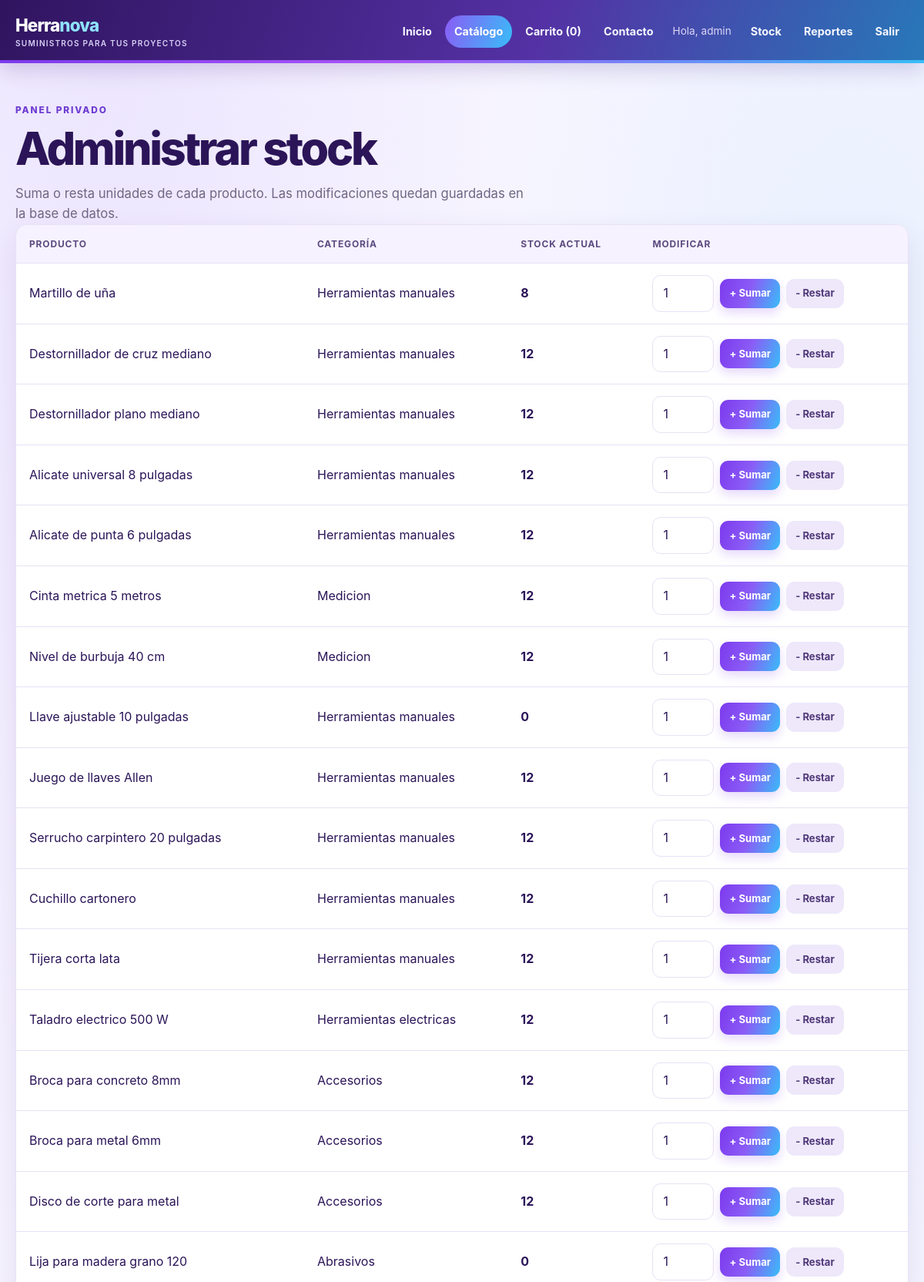
/administrar-stock/ (signed in, upper part), run on the app's committed database.
### catalogo/models.py (models this page shows, shortened)
class Producto(models.Model):
    nombre = models.CharField(max_length=100)
    descripcion = models.TextField()
    categoria = models.ForeignKey(Categoria, on_delete=models.PROTECT, related_name='productos')
    precio_clp = models.PositiveIntegerField()
    imagen_url = models.URLField(max_length=1000, blank=True)
    class Meta:
        ordering = ('nombre',)

class Categoria(models.Model):
    nombre = models.CharField(max_length=50, unique=True)
    class Meta:
        ordering = ('nombre',)

### catalogo/views.py (the view, shortened to what this page needs)
# urls.py: path('administrar-stock/', views.administrar_stock, name='administrar_stock'),
@user_passes_test(es_administrador)
def administrar_stock(request):
    return render(
        request,
        'catalogo/administrar_stock.html',
        {'productos': _cargar_productos()},
    )

### catalogo/context_processors.py (called while the page is built)
def total_items_carrito(request):
    carrito = request.session.get('carrito', {})
    return {
        'total_items_carrito': sum(
            int(cantidad) for cantidad in carrito.values()
        ),
    }

### catalogo/views.py (called while the page is built)
def _formatear_clp(valor):
    return f"${int(valor):,}".replace(',', '.')

def _datos_producto(producto, stock):
    return {
        'id': producto.pk,
        'nombre': producto.nombre,
        'descripcion': producto.descripcion,
        'categoria': producto.categoria.nombre,
        'precio_clp': producto.precio_clp,
        'precio_formateado': _formatear_clp(producto.precio_clp),
        'imagen_url': producto.imagen_url,
        'stock': stock,
        'disponible': stock > 0,
    }

def _cargar_productos():
    productos = list(
        Producto.objects.select_related('categoria').order_by('pk')
    )
    stocks = StockProducto.objects.in_bulk(
        [producto.pk for producto in productos],
        field_name='producto_id',
    )
    datos = []
    for producto in productos:
        stock = stocks.get(producto.pk)
        if stock is None:
            stock, _ = StockProducto.objects.get_or_create(
                producto_id=producto.pk,
                defaults={'stock': 0},
            )
        datos.append(_datos_producto(producto, stock.stock))
    return datos

def es_administrador(usuario):
    return usuario.is_authenticated and usuario.is_staff

### catalogo/templates/catalogo/administrar_stock.html (shortened to what this page needs)
{% extends 'catalogo/base.html' %}
{% block content %}
    <p class="eyebrow">Panel privado</p>
    <h1>Administrar stock</h1>
    <p class="intro">Suma o resta unidades de cada producto. Las modificaciones quedan guardadas en la base de datos.</p>
    <section class="stock-table-wrap" aria-label="Productos y stock">
        <table class="stock-table">
            <thead>
                <tr>
                    <th>Producto</th>
                    <th>Categoría</th>
                    <th>Stock actual</th>
                    <th>Modificar</th>
                </tr>
            </thead>
            <tbody>
                {% for producto in productos %}
                    <tr>
                        <td>{{ producto.nombre }}</td>
                        <td>{{ producto.categoria }}</td>
                        <td><strong>{{ producto.stock }}</strong></td>
                        <td>
                            <form method="post" class="stock-form">
                                <input type="number" name="cantidad" min="1" value="1" aria-label="Cantidad para {{ producto.nombre }}">
                                <button class="button button--small" type="submit" name="operacion" value="sumar">+ Sumar</button>
                                <button class="button button--small button--secondary" type="submit" name="operacion" value="restar">- Restar</button>
                            </form>
                        </td>
                    </tr>
                {% endfor %}
            </tbody>
        </table>
    </section>
{% endblock %}

### catalogo/templates/catalogo/base.html (shortened to what this page needs)
<!DOCTYPE html>
<html lang="es">
<head>
</head>
<body>
    <header class="site-header">
        <div class="header-inner">
            <a class="brand" href="{% url 'inicio' %}">
                <span class="brand-name">Herra<span>nova</span></span>
                <small class="brand-subtitle">Suministros para tus proyectos</small>
            </a>
            <nav aria-label="Navegación principal">
                <div class="account-nav">
                    <a class="nav-link" href="{% url 'inicio' %}">Inicio</a>
                    <a class="nav-link" href="{% url 'lista_productos' %}">Catálogo</a>
                    <a class="nav-link" href="{% url 'carrito' %}">Carrito ({{ total_items_carrito|default:0 }})</a>
                    <a class="nav-link" href="{% url 'contacto' %}">Contacto</a>
                    {% if user.is_authenticated %}
                        <span class="user-label">Hola, {{ user.username }}</span>
                        {% if user.is_staff %}
                            <a class="nav-link" href="{% url 'administrar_stock' %}">Stock</a>
                            <a class="nav-link" href="{% url 'reporte_agrupado' %}">Reportes</a>
                        {% endif %}
                        <form method="post" action="{% url 'cerrar_sesion' %}">
                            <button class="nav-link" type="submit">Salir</button>
                        </form>
                    {% else %}
                        <a class="nav-link" href="{% url 'iniciar_sesion' %}">Entrar</a>
                        <a class="nav-link" href="{% url 'registro' %}">Registrarme</a>
                    {% endif %}
                </div>
            </nav>
        </div>
    </header>
    <main class="main-content">
        {% block content %}{% endblock %}
    </main>
</body>
</html>

### catalogo/templates/catalogo/base.html (style rules this page uses)
:root { --ink: #2b1558; --muted: #6f6684; --paper: #f7f5ff; --surface: #ffffff; --accent: #8b5cf6; --accent-dark: #6d3bd1; --blue: #38bdf8; --success: #078ca8; --line: #e8e1f5; --shadow: 0 14px 36px rgba(65, 36, 125, .1); }
* { box-sizing: border-box; }
body { margin: 0; color: var(--ink); background: radial-gradient(ellipse at 12% 0%, rgba(139, 92, 246, .1), transparent 34rem), radial-gradient(ellipse at 92% 18%, rgba(56, 189, 248, .08), transparent 32rem), var(--paper); font-family: Inter, ui-sans-serif, system-ui, -apple-system, "Segoe UI", sans-serif; line-height: 1.6; }
a { color: inherit; }
button, input, select, textarea { font: inherit; }
.site-header { position: relative; z-index: 2; color: #fff; background: linear-gradient(110deg, #30145f, #5431a4 58%, #2878b9); box-shadow: 0 8px 26px rgba(65, 36, 125, .2); }
.site-header::after { position: absolute; right: 0; bottom: 0; left: 0; height: 4px; background: linear-gradient(90deg, #7c3aed, #a855f7 42%, #38bdf8); content: ""; }
.header-inner, .main-content, .site-footer-inner { width: min(1220px, calc(100% - 40px)); margin: 0 auto; }
.header-inner { min-height: 82px; display: flex; align-items: center; justify-content: space-between; gap: 24px; }
.brand { display: block; flex: 0 0 auto; text-decoration: none; font-size: 1.4rem; font-weight: 850; letter-spacing: -.04em; line-height: 1.15; }
.brand-name { display: block; white-space: nowrap; }
.brand-name span { color: #8ee3ff; }
.brand-subtitle { display: block; margin-top: 5px; color: #d7d0f5; font-size: .63rem; font-weight: 600; letter-spacing: .12em; text-transform: uppercase; }
.account-nav { display: flex; align-items: center; gap: 5px; }
.nav-link { display: inline-flex; align-items: center; justify-content: center; min-height: 42px; padding: 0 12px; color: #f5f7ff; background: transparent; border: 0; border-radius: 999px; text-decoration: none; font-size: .9rem; font-weight: 650; transition: background .2s ease, color .2s ease, transform .2s ease; cursor: pointer; }
.account-nav > a:nth-child(2) { color: #fff; background: linear-gradient(110deg, #8b5cf6, #38bdf8); }
.user-label { padding: 0 8px; color: #ddd5f7; font-size: .85rem; }
.main-content { min-height: calc(100vh - 170px); padding: 52px 0 76px; }
.eyebrow { margin: 0 0 9px; color: var(--accent-dark); font-size: .74rem; font-weight: 850; letter-spacing: .16em; text-transform: uppercase; }
h1, h2, p { margin-top: 0; }
h1 { margin-bottom: 14px; font-size: clamp(2.15rem, 5vw, 3.7rem); font-weight: 850; letter-spacing: -.055em; line-height: 1.04; }
.intro { max-width: 670px; margin-bottom: 0; color: var(--muted); font-size: 1.04rem; }
.catalog-filters input, .catalog-filters select, .account-form input, .account-form select, .account-form textarea, .stock-form input { min-height: 46px; padding: 10px 13px; color: var(--ink); background: var(--surface); border: 1px solid var(--line); border-radius: 11px; font: inherit; transition: border-color .2s ease, box-shadow .2s ease; }
.button { display: inline-flex; min-height: 44px; align-items: center; justify-content: center; padding: 0 17px; color: #fff; background: linear-gradient(110deg, #7c3aed, #8b5cf6 48%, #38bdf8); border: 0; border-radius: 11px; text-decoration: none; font-weight: 750; box-shadow: 0 6px 14px rgba(124, 58, 237, .2); transition: transform .18s ease, box-shadow .18s ease, filter .18s ease; cursor: pointer; }
.stock-table-wrap { overflow-x: auto; background: var(--surface); border: 1px solid var(--line); border-radius: 16px; box-shadow: var(--shadow); }
.stock-table { width: 100%; min-width: 760px; border-collapse: collapse; }
.stock-table th, .stock-table td { padding: 15px 17px; border-bottom: 1px solid var(--line); text-align: left; }
.stock-table th { color: #5c4b7f; background: #f6f2ff; font-size: .75rem; letter-spacing: .07em; text-transform: uppercase; }
.stock-form { display: flex; align-items: center; gap: 8px; }
.stock-form input { width: 80px; }
.button--small { min-height: 38px; padding: 0 12px; font-size: .82rem; }
.button--secondary { color: #503879; background: #eee8fa; box-shadow: none; }

### data on the page
Producto: nombre "Martillo de uña"
Categoria: categoria "Herramientas manuales" "Herramientas manuales" "Herramientas manuales" "Herramientas manuales" "Herramientas manuales" "Herramientas manuales" "Herramientas manuales" "Herramientas manuales" "Herramientas manuales" "Herramientas manuales"
Producto: nombre "Destornillador de cruz mediano"
Producto: nombre "Destornillador plano mediano"
Producto: nombre "Alicate universal 8 pulgadas"
Producto: nombre "Alicate de punta 6 pulgadas"
Producto: nombre "Cinta metrica 5 metros"
Categoria: categoria "Medicion" "Medicion"
Producto: nombre "Nivel de burbuja 40 cm"
Producto: nombre "Llave ajustable 10 pulgadas"
Producto: nombre "Juego de llaves Allen"
Producto: nombre "Serrucho carpintero 20 pulgadas"
Producto: nombre "Cuchillo cartonero"
Producto: nombre "Tijera corta lata"
Producto: nombre "Taladro electrico 500 W"
Categoria: categoria "Herramientas electricas"
Producto: nombre "Broca para concreto 8mm"
Categoria: categoria "Accesorios" "Accesorios" "Accesorios"
Producto: nombre "Broca para metal 6mm"
Producto: nombre "Disco de corte para metal"
Producto: nombre "Lija para madera grano 120"
Categoria: categoria "Abrasivos"

### other printed values
{{ total_items_carrito|default:0 }} "0"
{{ user.username }} "admin"
{{ producto.stock }} "8" "12" "12" "12" "12" "12" "12" "0" "12" "12" "12" "12" "12" "12" "12" "12" "0"
